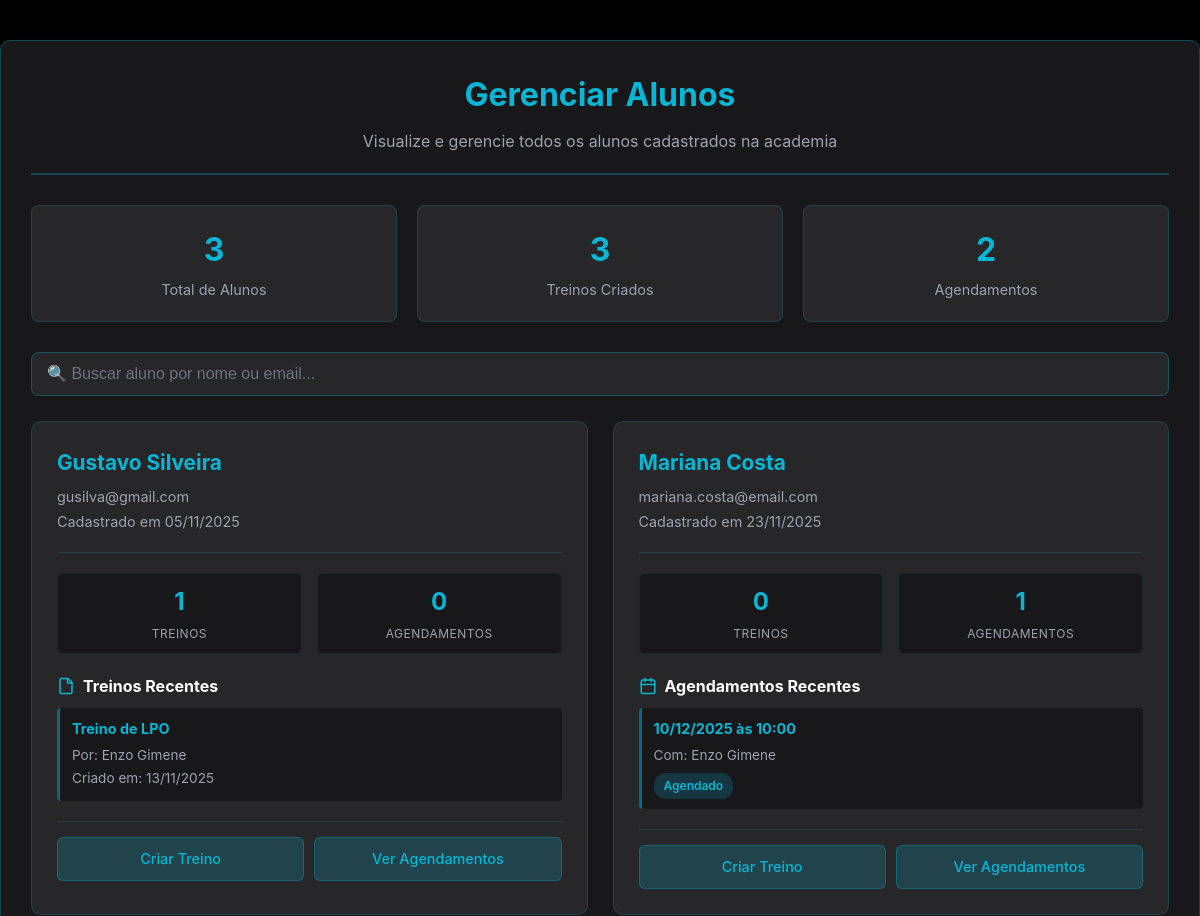
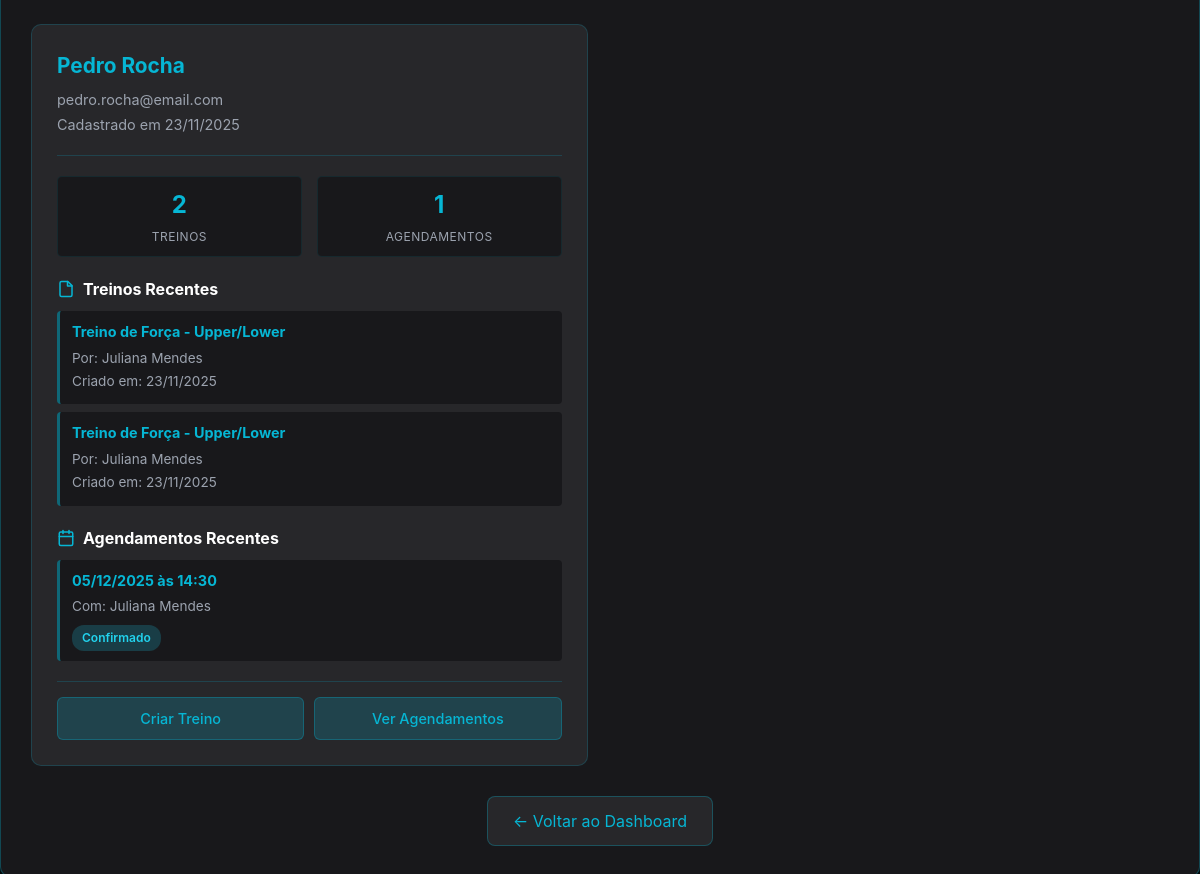
The page /public/gerenciar_alunos.php (signed in) on the database its author committed (2 pictures, top to bottom).
### tables this page shows
CREATE TABLE `usuarios` (
  `id` int(11) NOT NULL,
  `nome` varchar(100) NOT NULL,
  `email` varchar(100) NOT NULL,
  `senha_hash` varchar(255) NOT NULL,
  `tipo_usuario` enum('aluno','treinador') NOT NULL DEFAULT 'aluno',
  `data_cadastro` datetime DEFAULT current_timestamp()
);

CREATE TABLE `treinos` (
  `id` int(11) NOT NULL,
  `treinador_id` int(11) NOT NULL,
  `aluno_id` int(11) NOT NULL,
  `nome_treino` varchar(255) NOT NULL,
  `descricao` text DEFAULT NULL,
  `arquivo_planilha` varchar(255) DEFAULT NULL,
  `data_criacao` datetime DEFAULT current_timestamp(),
  `data_atualizacao` datetime DEFAULT current_timestamp() ON UPDATE current_timestamp()
);

CREATE TABLE `agendamentos` (
  `id` int(11) NOT NULL,
  `aluno_id` int(11) NOT NULL,
  `treinador_id` int(11) NOT NULL,
  `data_consulta` date NOT NULL,
  `hora_consulta` time NOT NULL,
  `status` enum('agendado','confirmado','cancelado','concluido') NOT NULL DEFAULT 'agendado',
  `observacoes` text DEFAULT NULL,
  `data_criacao` datetime DEFAULT current_timestamp(),
  `data_atualizacao` datetime DEFAULT current_timestamp() ON UPDATE current_timestamp()
);

### public/gerenciar_alunos.php (the view, shortened to what this page needs)
<?php
require_once '../config/conexao.php';
$alunos = [];
try {
    $stmt = $pdo->query("
        SELECT
            u.id,
            u.nome,
            u.email,
            u.data_cadastro,
            COUNT(DISTINCT t.id) as total_treinos,
            COUNT(DISTINCT a.id) as total_agendamentos
        FROM usuarios u
        LEFT JOIN treinos t ON u.id = t.aluno_id
        LEFT JOIN agendamentos a ON u.id = a.aluno_id
        WHERE u.tipo_usuario = 'aluno'
        GROUP BY u.id, u.nome, u.email, u.data_cadastro
        ORDER BY u.nome ASC
    ");
    $alunos = $stmt->fetchAll(PDO::FETCH_ASSOC);
    foreach ($alunos as &$aluno) {
        try {
            $stmt_treinos = $pdo->prepare("
                SELECT t.*, u.nome as treinador_nome
                FROM treinos t
                INNER JOIN usuarios u ON t.treinador_id = u.id
                WHERE t.aluno_id = ?
                ORDER BY t.data_criacao DESC
                LIMIT 3
            ");
            $stmt_treinos->execute([$aluno['id']]);
            $aluno['treinos_recentes'] = $stmt_treinos->fetchAll(PDO::FETCH_ASSOC);
        } catch (PDOException $e) {
            $aluno['treinos_recentes'] = [];
        }
        try {
            $stmt_agendamentos = $pdo->prepare("
                SELECT a.*, u.nome as treinador_nome
                FROM agendamentos a
                INNER JOIN usuarios u ON a.treinador_id = u.id
                WHERE a.aluno_id = ?
                ORDER BY a.data_consulta DESC, a.hora_consulta DESC
                LIMIT 3
            ");
            $stmt_agendamentos->execute([$aluno['id']]);
            $aluno['agendamentos_recentes'] = $stmt_agendamentos->fetchAll(PDO::FETCH_ASSOC);
        } catch (PDOException $e) {
            $aluno['agendamentos_recentes'] = [];
        }
    }
} catch (PDOException $e) {
    $alunos = [];
}
?>
<!DOCTYPE html>
<html lang="pt-BR">
<head>
    <link rel="stylesheet" href="../assets/css/styles.css">
</head>
<body>
    <div class="container">
        <div class="header">
            <h1>Gerenciar Alunos</h1>
            <p>Visualize e gerencie todos os alunos cadastrados na academia</p>
        </div>
        <div class="stats-bar">
            <div class="stat-item">
                <div class="stat-number"><?php echo count($alunos); ?></div>
                <div class="stat-label">Total de Alunos</div>
            </div>
            <div class="stat-item">
                <div class="stat-number">
                    <?php
                    $total_treinos = array_sum(array_column($alunos, 'total_treinos'));
                    echo $total_treinos;
                    ?>
                </div>
                <div class="stat-label">Treinos Criados</div>
            </div>
            <div class="stat-item">
                <div class="stat-number">
                    <?php
                    $total_agendamentos = array_sum(array_column($alunos, 'total_agendamentos'));
                    echo $total_agendamentos;
                    ?>
                </div>
                <div class="stat-label">Agendamentos</div>
            </div>
        </div>
        <div class="search-box">
            <input type="text" id="searchInput" placeholder="🔍 Buscar aluno por nome ou email...">
        </div>
        <?php if (empty($alunos)): ?>
            <div class="empty-state" style="padding: 60px; text-align: center;">
                <svg xmlns="http://www.w3.org/2000/svg" width="64" height="64" viewBox="0 0 24 24" fill="none" stroke="currentColor" stroke-width="2" stroke-linecap="round" stroke-linejoin="round" style="opacity: 0.5; margin-bottom: 20px;">
                    <path d="M17 21v-2a4 4 0 0 0-4-4H5a4 4 0 0 0-4 4v2"></path>
                    <circle cx="9" cy="7" r="4"></circle>
                    <path d="M23 21v-2a4 4 0 0 0-3-3.87"></path>
                    <path d="M16 3.13a4 4 0 0 1 0 7.75"></path>
                </svg>
                <p style="font-size: 1.1rem; margin-bottom: 10px;">Nenhum aluno cadastrado</p>
                <p style="font-size: 0.9rem; color: #6b7280;">Os alunos aparecerão aqui quando se cadastrarem na academia.</p>
            </div>
        <?php else: ?>
            <div class="alunos-grid" id="alunosGrid">
                <?php foreach ($alunos as $aluno): ?>
                    <div class="aluno-card" data-nome="<?php echo strtolower(htmlspecialchars($aluno['nome'])); ?>" data-email="<?php echo strtolower(htmlspecialchars($aluno['email'])); ?>">
                        <div class="aluno-header">
                            <div class="aluno-info">
                                <h3><?php echo htmlspecialchars($aluno['nome']); ?></h3>
                                <p> <?php echo htmlspecialchars($aluno['email']); ?></p>
                                <p> Cadastrado em <?php echo date('d/m/Y', strtotime($aluno['data_cadastro'])); ?></p>
                            </div>
                        </div>
                        <div class="aluno-stats">
                            <div class="aluno-stat">
                                <div class="number"><?php echo $aluno['total_treinos']; ?></div>
                                <div class="label">Treinos</div>
                            </div>
                            <div class="aluno-stat">
                                <div class="number"><?php echo $aluno['total_agendamentos']; ?></div>
                                <div class="label">Agendamentos</div>
                            </div>
                        </div>
                        <?php if (!empty($aluno['treinos_recentes'])): ?>
                            <div class="aluno-section">
                                <h4>
                                    <svg xmlns="http://www.w3.org/2000/svg" width="18" height="18" viewBox="0 0 24 24" fill="none" stroke="currentColor" stroke-width="2" stroke-linecap="round" stroke-linejoin="round">
                                        <path d="M14.5 2H6a2 2 0 0 0-2 2v16a2 2 0 0 0 2 2h12a2 2 0 0 0 2-2V7.5L14.5 2z"></path>
                                        <polyline points="14 2 14 8 20 8"></polyline>
                                    </svg>
                                    Treinos Recentes
                                </h4>
                                <?php foreach (array_slice($aluno['treinos_recentes'], 0, 2) as $treino): ?>
                                    <div class="treino-item">
                                        <h5><?php echo htmlspecialchars($treino['nome_treino']); ?></h5>
                                        <p>Por: <?php echo htmlspecialchars($treino['treinador_nome']); ?></p>
                                        <p>Criado em: <?php echo date('d/m/Y', strtotime($treino['data_criacao'])); ?></p>
                                    </div>
                                <?php endforeach; ?>
                            </div>
                        <?php endif; ?>
                        <?php if (!empty($aluno['agendamentos_recentes'])): ?>
                            <div class="aluno-section">
                                <h4>
                                    Agendamentos Recentes
                                </h4>
                                <?php foreach (array_slice($aluno['agendamentos_recentes'], 0, 2) as $agendamento): ?>
                                    <div class="agendamento-item">
                                        <h5><?php echo date('d/m/Y', strtotime($agendamento['data_consulta'])); ?> às <?php echo date('H:i', strtotime($agendamento['hora_consulta'])); ?></h5>
                                        <p>Com: <?php echo htmlspecialchars($agendamento['treinador_nome']); ?></p>
                                        <span class="status-badge status-<?php echo $agendamento['status']; ?>">
                                            <?php
                                            $status_labels = [
                                                'agendado' => 'Agendado',
                                                'confirmado' => 'Confirmado',
                                                'cancelado' => 'Cancelado',
                                                'concluido' => 'Concluído'
                                            ];
                                            echo $status_labels[$agendamento['status']] ?? $agendamento['status'];
                                            ?>
                                        </span>
                                    </div>
                                <?php endforeach; ?>
                            </div>
                        <?php endif; ?>
                        <div class="aluno-actions">
                            <a href="criar_treino.php?aluno_id=<?php echo $aluno['id']; ?>" class="btn-action">Criar Treino</a>
                            <a href="gerenciar_agendamentos.php" class="btn-action">Ver Agendamentos</a>
                        </div>
                    </div>
                <?php endforeach; ?>
            </div>
        <?php endif; ?>
        <div style="text-align: center;">
            <a href="dashboard_treinador.php" class="btn-back">← Voltar ao Dashboard</a>
        </div>
    </div>
</body>
</html>

### assets/css/styles.css (style rules this page uses)
* { margin: 0; padding: 0; box-sizing: border-box; }
body { font-family: -apple-system, BlinkMacSystemFont, 'Segoe UI', Roboto, 'Helvetica Neue', Arial, sans-serif; background-color: #000000; color: #ffffff; min-height: 100vh; line-height: 1.5; }
.container { max-width: 1200px; margin: 0 auto; padding: 0 1.5rem; }

### public/gerenciar_alunos.php (style rules this page uses)
body { font-family: -apple-system, BlinkMacSystemFont, 'Segoe UI', Roboto, 'Helvetica Neue', Arial, sans-serif; background-color: #000000; color: #ffffff; min-height: 100vh; line-height: 1.5; }
.container { max-width: 1400px; margin: 40px auto; padding: 30px; background-color: #18181b; border-radius: 10px; box-shadow: 0 4px 12px rgba(6, 182, 212, 0.1); border: 1px solid rgba(6, 182, 212, 0.3); }
.header { text-align: center; margin-bottom: 30px; padding-bottom: 20px; border-bottom: 2px solid rgba(6, 182, 212, 0.3); }
.header h1 { color: #06b6d4; font-size: 2rem; margin-bottom: 10px; }
.header p { color: #9ca3af; font-size: 1rem; }
.stats-bar { display: grid; grid-template-columns: repeat(auto-fit, minmax(200px, 1fr)); gap: 20px; margin-bottom: 30px; }
.stat-item { background-color: #27272a; border: 1px solid rgba(6, 182, 212, 0.2); border-radius: 8px; padding: 20px; text-align: center; }
.stat-item .stat-number { font-size: 2rem; font-weight: 700; color: #06b6d4; margin-bottom: 5px; }
.stat-item .stat-label { color: #9ca3af; font-size: 0.9rem; }
.alunos-grid { display: grid; grid-template-columns: repeat(auto-fill, minmax(400px, 1fr)); gap: 25px; }
.aluno-card { background-color: #27272a; border: 1px solid rgba(6, 182, 212, 0.2); border-radius: 10px; padding: 25px; transition: all 0.3s ease; }
.aluno-header { display: flex; justify-content: space-between; align-items: start; margin-bottom: 20px; padding-bottom: 15px; border-bottom: 1px solid rgba(6, 182, 212, 0.2); }
.aluno-info h3 { color: #06b6d4; margin: 0 0 8px 0; font-size: 1.3rem; }
.aluno-info p { color: #9ca3af; margin: 4px 0; font-size: 0.9rem; }
.aluno-stats { display: flex; gap: 15px; margin-bottom: 20px; }
.aluno-stat { flex: 1; text-align: center; padding: 10px; background-color: #18181b; border-radius: 5px; border: 1px solid rgba(6, 182, 212, 0.1); }
.aluno-stat .number { font-size: 1.5rem; font-weight: 700; color: #06b6d4; margin-bottom: 5px; }
.aluno-stat .label { font-size: 0.75rem; color: #9ca3af; text-transform: uppercase; letter-spacing: 0.5px; }
.aluno-section { margin-bottom: 20px; }
.aluno-section h4 { color: #fff; font-size: 1rem; margin-bottom: 10px; display: flex; align-items: center; gap: 8px; }
.aluno-section svg { width: 18px; height: 18px; color: #06b6d4; }
.treino-item, .agendamento-item { background-color: #18181b; border-left: 3px solid rgba(6, 182, 212, 0.5); padding: 10px 12px; margin-bottom: 8px; border-radius: 4px; }
.treino-item h5, .agendamento-item h5 { color: #06b6d4; margin: 0 0 5px 0; font-size: 0.9rem; }
.treino-item p, .agendamento-item p { color: #9ca3af; margin: 3px 0; font-size: 0.85rem; }
.aluno-actions { display: flex; gap: 10px; margin-top: 20px; padding-top: 15px; border-top: 1px solid rgba(6, 182, 212, 0.2); }
.btn-action { flex: 1; padding: 10px 15px; background-color: rgba(6, 182, 212, 0.2); color: #06b6d4; text-decoration: none; border-radius: 6px; text-align: center; font-size: 0.9rem; font-weight: 500; transition: all 0.3s ease; border: 1px solid rgba(6, 182, 212, 0.3); }
.btn-back { display: inline-block; margin-top: 30px; padding: 12px 25px; background-color: #27272a; color: #06b6d4; text-decoration: none; border-radius: 8px; border: 1px solid rgba(6, 182, 212, 0.3); transition: all 0.3s ease; }
.status-badge { display: inline-block; padding: 4px 10px; border-radius: 12px; font-size: 0.75rem; font-weight: 600; margin-top: 5px; }
.status-agendado { background-color: rgba(6, 182, 212, 0.2); color: #06b6d4; }
.status-confirmado { background-color: rgba(34, 211, 238, 0.2); color: #22d3ee; }
.search-box { margin-bottom: 25px; }
.search-box input { width: 100%; padding: 12px 15px; background-color: #27272a; border: 1px solid rgba(6, 182, 212, 0.3); border-radius: 8px; color: #fff; font-size: 1rem; box-sizing: border-box; }
.search-box input::placeholder { color: #6b7280; }

### rows shown on the page
usuarios: nome "Gustavo Silveira", email "gusilva@gmail.com", data_cadastro "05/11/2025", total_treinos "1", total_agendamentos "0"
treinos: nome_treino "Treino de LPO", treinador.nome "Enzo Gimene", data_criacao "13/11/2025"
usuarios: nome "Mariana Costa", email "mariana.costa@email.com", data_cadastro "23/11/2025", total_treinos "0", total_agendamentos "1"
agendamentos: data_consulta "10/12/2025", hora_consulta "10:00", treinador.nome "Enzo Gimene", status "Agendado"
usuarios: nome "Pedro Rocha", email "pedro.rocha@email.com", data_cadastro "23/11/2025", total_treinos "2", total_agendamentos "1"
treinos: nome_treino "Treino de Força - Upper/Lower", treinador.nome "Juliana Mendes", data_criacao "23/11/2025"
treinos: nome_treino "Treino de Força - Upper/Lower", treinador.nome "Juliana Mendes", data_criacao "23/11/2025"
agendamentos: data_consulta "05/12/2025", hora_consulta "14:30", treinador.nome "Juliana Mendes", status "Confirmado"

### other values the page prints
count($alunos) "3"
$total_treinos "3"
$total_agendamentos "2"
